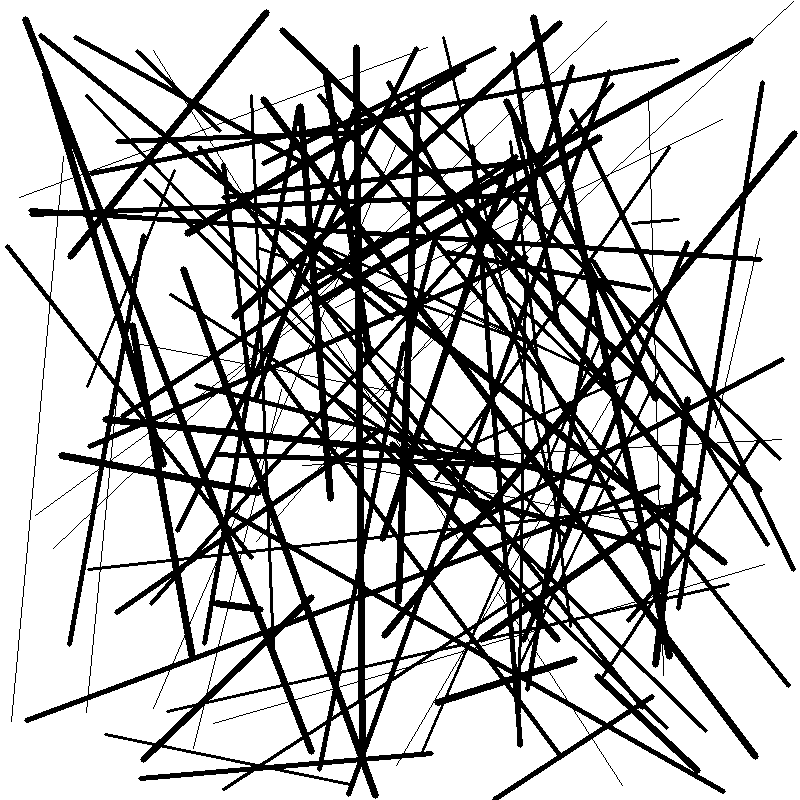
#> input picture data/phantoms/lines/phantom_lines_target.png, 800 x 800 px
$ python extract_tiles.py --input ../data/phantoms/lines/phantom_lines_target.png --output out.png
#> lines starting #> are read from the running program, lines starting #| are printed output that depends on the picture; after the words box and inside, x2 and y2 are one past the last pixel; in counts of white or black regions, pixels touching at a corner belong together
import os
import cv2
import argparse

def extract_tiles(input_path, output_folder, grid=6):
#> called with output_folder = 'out.png', grid = 6
    os.makedirs(output_folder, exist_ok=True)

    img = cv2.imread(input_path)
#> img is the input picture: shape (800, 800, 3); 72.7% white; 1 black region, box (x1, y1, x2, y2) and area: (5, 1, 798, 800) 174615
    if img is None:
        print(f"[ERROR] Cannot load image: {input_path}")
        return

    H, W = img.shape[:2]
#> H = 800; W = 800
    h_step = H // grid
#> h_step = 133
    w_step = W // grid
#> w_step = 133

    count = 0
    for r in range(grid):
        for c in range(grid):
            y0, y1 = r * h_step, (r + 1) * h_step
            x0, x1 = c * w_step, (c + 1) * w_step

            tile = img[y0:y1, x0:x1]
            out_path = os.path.join(output_folder, f"tile_{count:03d}.png")
            cv2.imwrite(out_path, tile)
            count += 1
#> this loop made 6 passes
#> pass 1, in extract_tiles, `cv2.imwrite(out_path, tile)`:
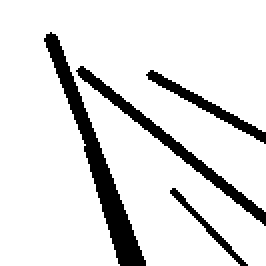
#> saved as tile_000.png: shape (133, 133, 3) (shown 2 times larger); 87.5% white; 4 black regions, box (x1, y1, x2, y2) and area: (22, 16, 73, 133) 1074, (38, 33, 133, 113) 638, (73, 35, 133, 72) 331, (85, 94, 124, 133) 167
#> pass 1, in extract_tiles, `cv2.imwrite(out_path, tile)`:
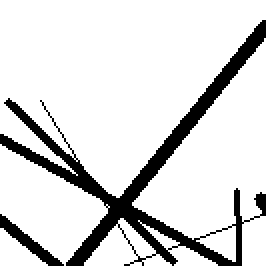
#> saved as tile_001.png: shape (133, 133, 3) (shown 2 times larger); 85.6% white; 2 black regions, box (x1, y1, x2, y2) and area: (0, 10, 133, 133) 2351, (0, 107, 32, 133) 196
#> pass 1, in extract_tiles, `cv2.imwrite(out_path, tile)`:
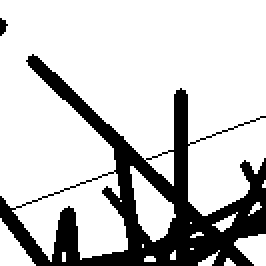
#> saved as tile_002.png: shape (133, 133, 3) (shown 2 times larger); 78.4% white; 2 black regions, box (x1, y1, x2, y2) and area: (0, 27, 133, 133) 3801, (0, 9, 4, 18) 23
#> pass 1, in extract_tiles, `cv2.imwrite(out_path, tile)`:
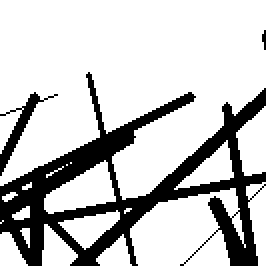
#> saved as tile_003.png: shape (133, 133, 3) (shown 2 times larger); 77.3% white; 3 black regions (1 under 20 px), largest, box (x1, y1, x2, y2) and area: (0, 36, 133, 133) 3775, (0, 46, 29, 88) 222
#> after the loop, count = 36

    print(f"[OK] Extracted {count} tiles to: {output_folder}")
#| [OK] Extracted 36 tiles to: out.png

if __name__ == "__main__":
    parser = argparse.ArgumentParser()
    parser.add_argument("--input", type=str, required=True)
    parser.add_argument("--output", type=str, required=True)
    parser.add_argument("--grid", type=int, default=6)
    args = parser.parse_args()

    extract_tiles(args.input, args.output, args.grid)
